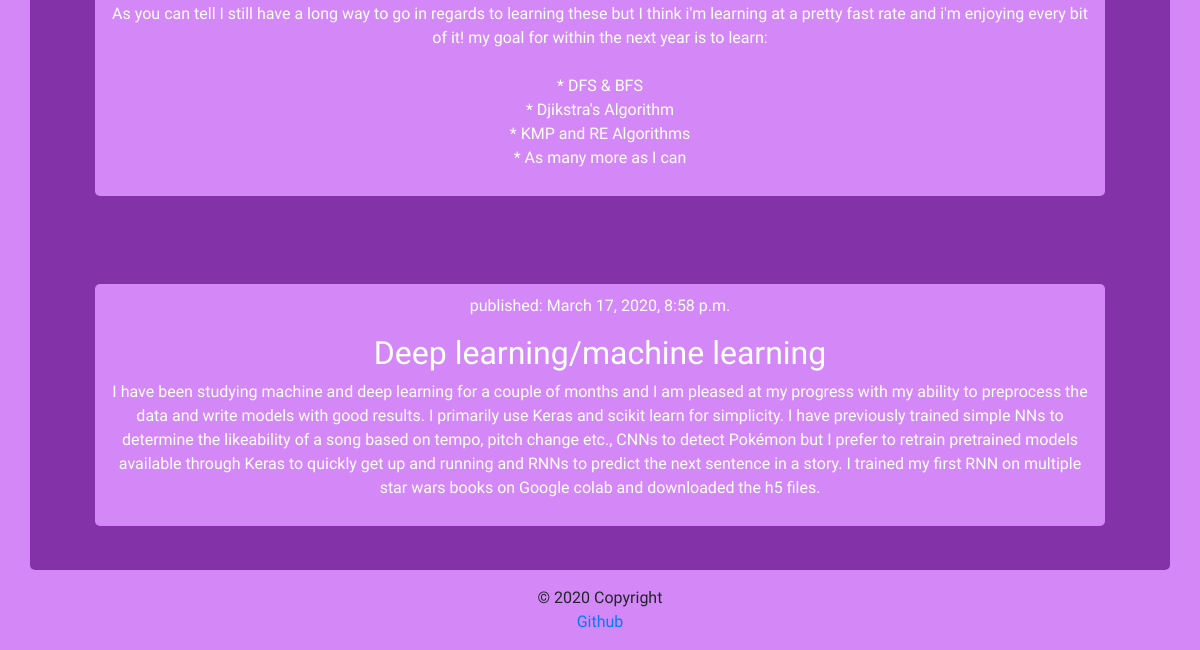
The page //python (lower part) on the database as committed earlier.
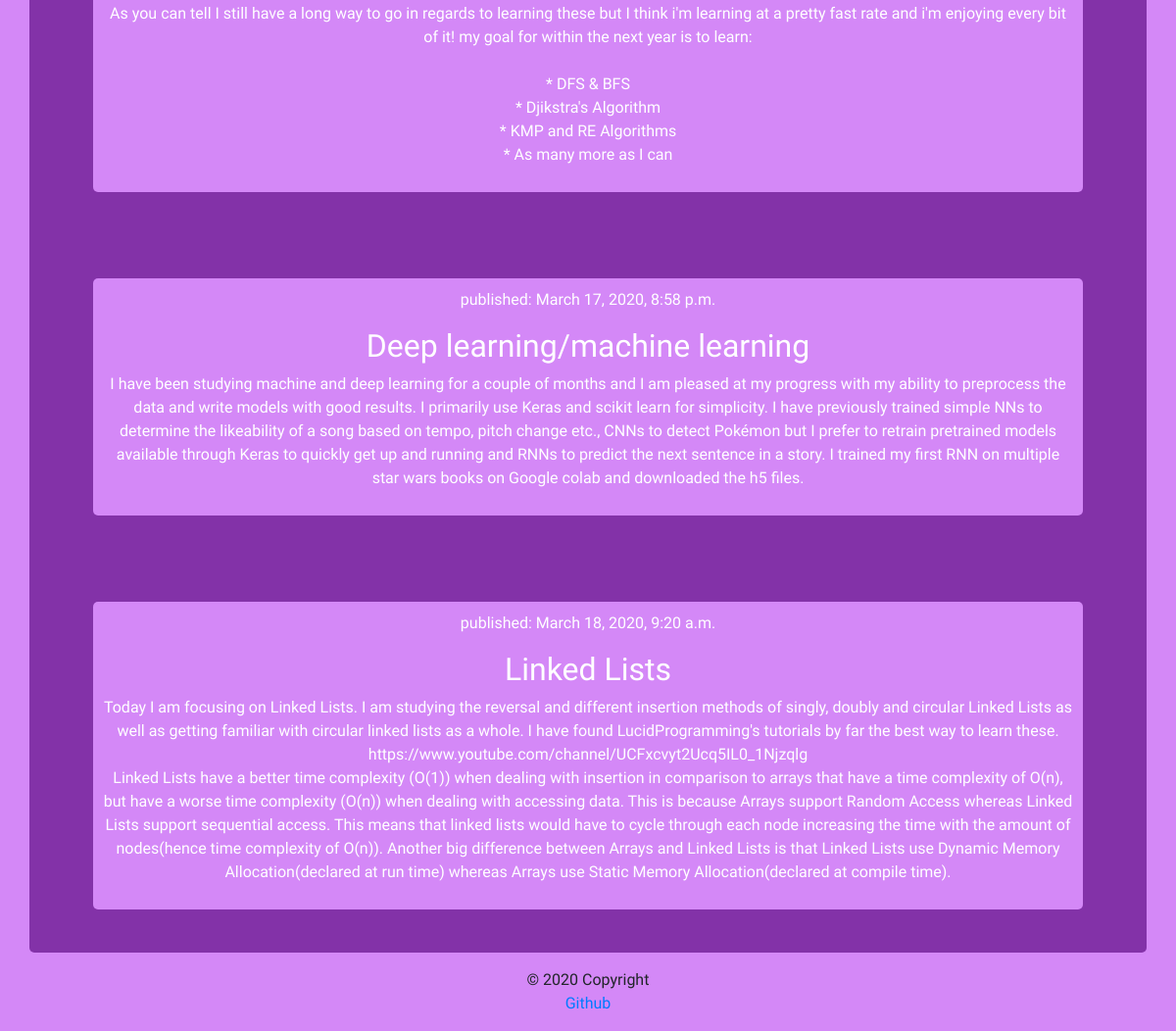
The same page on the database as committed later.
### blog/models.py (models this page shows, shortened)
class Post(models.Model):
    author = models.ForeignKey(settings.AUTH_USER_MODEL, on_delete=models.CASCADE)
    title = models.CharField(max_length=200)
    text = models.TextField()
    created_date = models.DateTimeField(default=timezone.now)
    related_language = models.CharField(max_length=100)
    published_date = models.DateTimeField(blank=True, null=True)

### blog/views.py (the view)
# urls.py: path('/python', views.python, name='python'),
def python(request):
    posts = Post.objects.filter(related_language="python")
    return render(request, 'blog/python.html', {'posts': posts})

### blog/templates/blog/python.html (shortened to what this page needs)
{% extends 'blog/base.html' %}
{% block content %}
        {% for post in posts %}
        <br/><br/>
         <div style="text-align:center;background-color: #d488f7;color: #fff; border-radius: 5px;padding:10px;margin: 20px 50px 20px 50px; ">
            <p>published: {{ post.published_date }}</p>
            <h2>{{ post.title }}</h2>
            <p> {{ post.text|linebreaksbr }}</p>
        </div>
        {% endfor %}
{% endblock %}

Rows that differ between the two databases and show on the page:
added Post: published_date "March 18, 2020, 9:20 a.m.", title "Linked Lists", text "Today I am focusing on Linked Lists. I am studying the reversal and different insertion methods of singly, doubly and circular Linked Lists as well as getting familiar with circular linked lists as a whole. I have found LucidProgramming's tutorials by far the best way to learn these. https://www.youtube.com/channel/UCFxcvyt2Ucq5IL0_1Njzqlg Linked Lists have a better time complexity (O(1)) when dealing with insertion in comparison to arrays that have a time complexity of O(n), but have a worse time complexity (O(n)) when dealing with accessing data. This is because Arrays support Random Access whereas Linked Lists support sequential access. This means that linked lists would have to cycle…"
